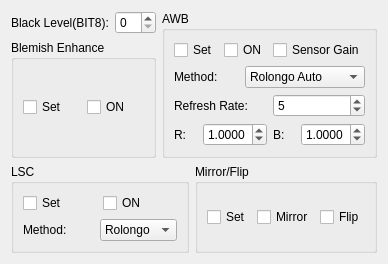
     <widget class="QWidget" name="page_22">
      <layout class="QVBoxLayout" name="verticalLayout_25">
       <item>
        <layout class="QHBoxLayout" name="horizontalLayout_80">
         <item>
          <layout class="QVBoxLayout" name="verticalLayout_24">
           <item>
            <layout class="QHBoxLayout" name="horizontalLayout_77">
             <item>
              <widget class="QLabel" name="label_70">
               <property name="text">
                <string notr="true">Black Level(BIT8):</string>
               </property>
              </widget>
             </item>
             <item>
              <widget class="QSpinBox" name="dspBlackLevelspinBox">
               <property name="suffix">
                <string notr="true"/>
               </property>
               <property name="prefix">
                <string notr="true"/>
               </property>
               <property name="minimum">
                <number>0</number>
               </property>
               <property name="maximum">
                <number>64</number>
               </property>
               <property name="value">
                <number>0</number>
               </property>
              </widget>
             </item>
            </layout>
           </item>
           <item>
            <widget class="QGroupBox" name="groupBox_5">
             <property name="title">
              <string>Blemish Enhance</string>
             </property>
             <layout class="QHBoxLayout" name="horizontalLayout_72">
              <item>
               <widget class="QCheckBox" name="dspBlemishEnhanceSetcheckBox">
                <property name="text">
                 <string>Set</string>
                </property>
               </widget>
              </item>
              <item>
               <widget class="QCheckBox" name="dspBlemishEnhanceONcheckBox">
                <property name="text">
                 <string>ON</string>
                </property>
               </widget>
              </item>
             </layout>
            </widget>
           </item>
          </layout>
         </item>
         <item>
          <widget class="QGroupBox" name="groupBox_7">
           <property name="title">
            <string notr="true">AWB</string>
           </property>
           <layout class="QVBoxLayout" name="verticalLayout_22">
            <item>
             <layout class="QHBoxLayout" name="horizontalLayout_73">
              <item>
               <widget class="QCheckBox" name="dspAWBSetcheckBox">
                <property name="text">
                 <string>Set</string>
                </property>
               </widget>
              </item>
              <item>
               <widget class="QCheckBox" name="dspAWBONcheckBox">
                <property name="text">
                 <string>ON</string>
                </property>
               </widget>
              </item>
              <item>
               <widget class="QCheckBox" name="dspAWBSensorGaincheckBox">
                <property name="text">
                 <string>Sensor Gain</string>
                </property>
               </widget>
              </item>
             </layout>
            </item>
            <item>
             <layout class="QHBoxLayout" name="horizontalLayout_74">
              <item>
               <widget class="QLabel" name="label_66">
                <property name="text">
                 <string>Method:</string>
                </property>
               </widget>
              </item>
              <item>
               <widget class="QComboBox" name="dspAWBMethodcomboBox">
                <item>
                 <property name="text">
                  <string>Rolongo Auto</string>
                 </property>
                </item>
                <item>
                 <property name="text">
                  <string>Rolongo Manual</string>
                 </property>
                </item>
               </widget>
              </item>
             </layout>
            </item>
            <item>
             <layout class="QHBoxLayout" name="horizontalLayout_75">
              <item>
               <widget class="QLabel" name="label_67">
                <property name="text">
                 <string>Refresh Rate:</string>
                </property>
               </widget>
              </item>
              <item>
               <widget class="QSpinBox" name="dspAWBRefreshRatespinBox">
                <property name="suffix">
                 <string notr="true"/>
                </property>
                <property name="prefix">
                 <string notr="true"/>
                </property>
                <property name="minimum">
                 <number>1</number>
                </property>
                <property name="maximum">
                 <number>127</number>
                </property>
                <property name="value">
                 <number>5</number>
                </property>
               </widget>
              </item>
             </layout>
            </item>
            <item>
             <layout class="QHBoxLayout" name="horizontalLayout_76">
              <item>
               <widget class="QLabel" name="label_68">
                <property name="text">
                 <string notr="true">R:</string>
                </property>
               </widget>
              </item>
              <item>
               <widget class="QDoubleSpinBox" name="dspAWBGainRdoubleSpinBox">
                <property name="prefix">
                 <string notr="true"/>
                </property>
                <property name="suffix">
                 <string notr="true"/>
                </property>
                <property name="decimals">
                 <number>4</number>
                </property>
                <property name="minimum">
                 <double>0.100000000000000</double>
                </property>
                <property name="maximum">
                 <double>3.000000000000000</double>
                </property>
                <property name="value">
                 <double>1.000000000000000</double>
                </property>
               </widget>
              </item>
              <item>
               <widget class="QLabel" name="label_69">
                <property name="text">
                 <string notr="true">B:</string>
                </property>
               </widget>
              </item>
              <item>
               <widget class="QDoubleSpinBox" name="dspAWBGainBdoubleSpinBox">
                <property name="prefix">
                 <string notr="true"/>
                </property>
                <property name="suffix">
                 <string notr="true"/>
                </property>
                <property name="decimals">
                 <number>4</number>
                </property>
                <property name="minimum">
                 <double>0.100000000000000</double>
                </property>
                <property name="maximum">
                 <double>3.000000000000000</double>
                </property>
                <property name="value">
                 <double>1.000000000000000</double>
                </property>
               </widget>
              </item>
             </layout>
            </item>
           </layout>
          </widget>
         </item>
        </layout>
       </item>
       <item>
        <layout class="QHBoxLayout" name="horizontalLayout_94">
         <item>
          <widget class="QGroupBox" name="groupBox_6">
           <property name="title">
            <string notr="true">LSC</string>
           </property>
           <layout class="QVBoxLayout" name="verticalLayout_23">
            <item>
             <layout class="QHBoxLayout" name="horizontalLayout_78">
              <item>
               <widget class="QCheckBox" name="dspLSCSetcheckBox">
                <property name="text">
                 <string>Set</string>
                </property>
               </widget>
              </item>
              <item>
               <widget class="QCheckBox" name="dspLSCONcheckBox">
                <property name="text">
                 <string>ON</string>
                </property>
               </widget>
              </item>
             </layout>
            </item>
            <item>
             <layout class="QHBoxLayout" name="horizontalLayout_79">
              <item>
               <widget class="QLabel" name="label_65">
                <property name="text">
                 <string>Method:</string>
                </property>
               </widget>
              </item>
              <item>
               <widget class="QComboBox" name="dspLSCMethodcomboBox">
                <item>
                 <property name="text">
                  <string>Rolongo</string>
                 </property>
                </item>
               </widget>
              </item>
             </layout>
            </item>
           </layout>
          </widget>
         </item>
         <item>
          <widget class="QGroupBox" name="groupBox_8">
           <property name="title">
            <string>Mirror/Flip</string>
           </property>
           <layout class="QHBoxLayout" name="horizontalLayout_93">
            <item>
             <widget class="QCheckBox" name="dspMirrorSetcheckBox">
              <property name="text">
               <string>Set</string>
              </property>
             </widget>
            </item>
            <item>
             <widget class="QCheckBox" name="dspMirrorONcheckBox">
              <property name="text">
               <string>Mirror</string>
              </property>
             </widget>
            </item>
            <item>
             <widget class="QCheckBox" name="dspFlipONcheckBox">
              <property name="text">
               <string>Flip</string>
              </property>
             </widget>
            </item>
           </layout>
          </widget>
         </item>
        </layout>
       </item>
      </layout>
     </widget>
